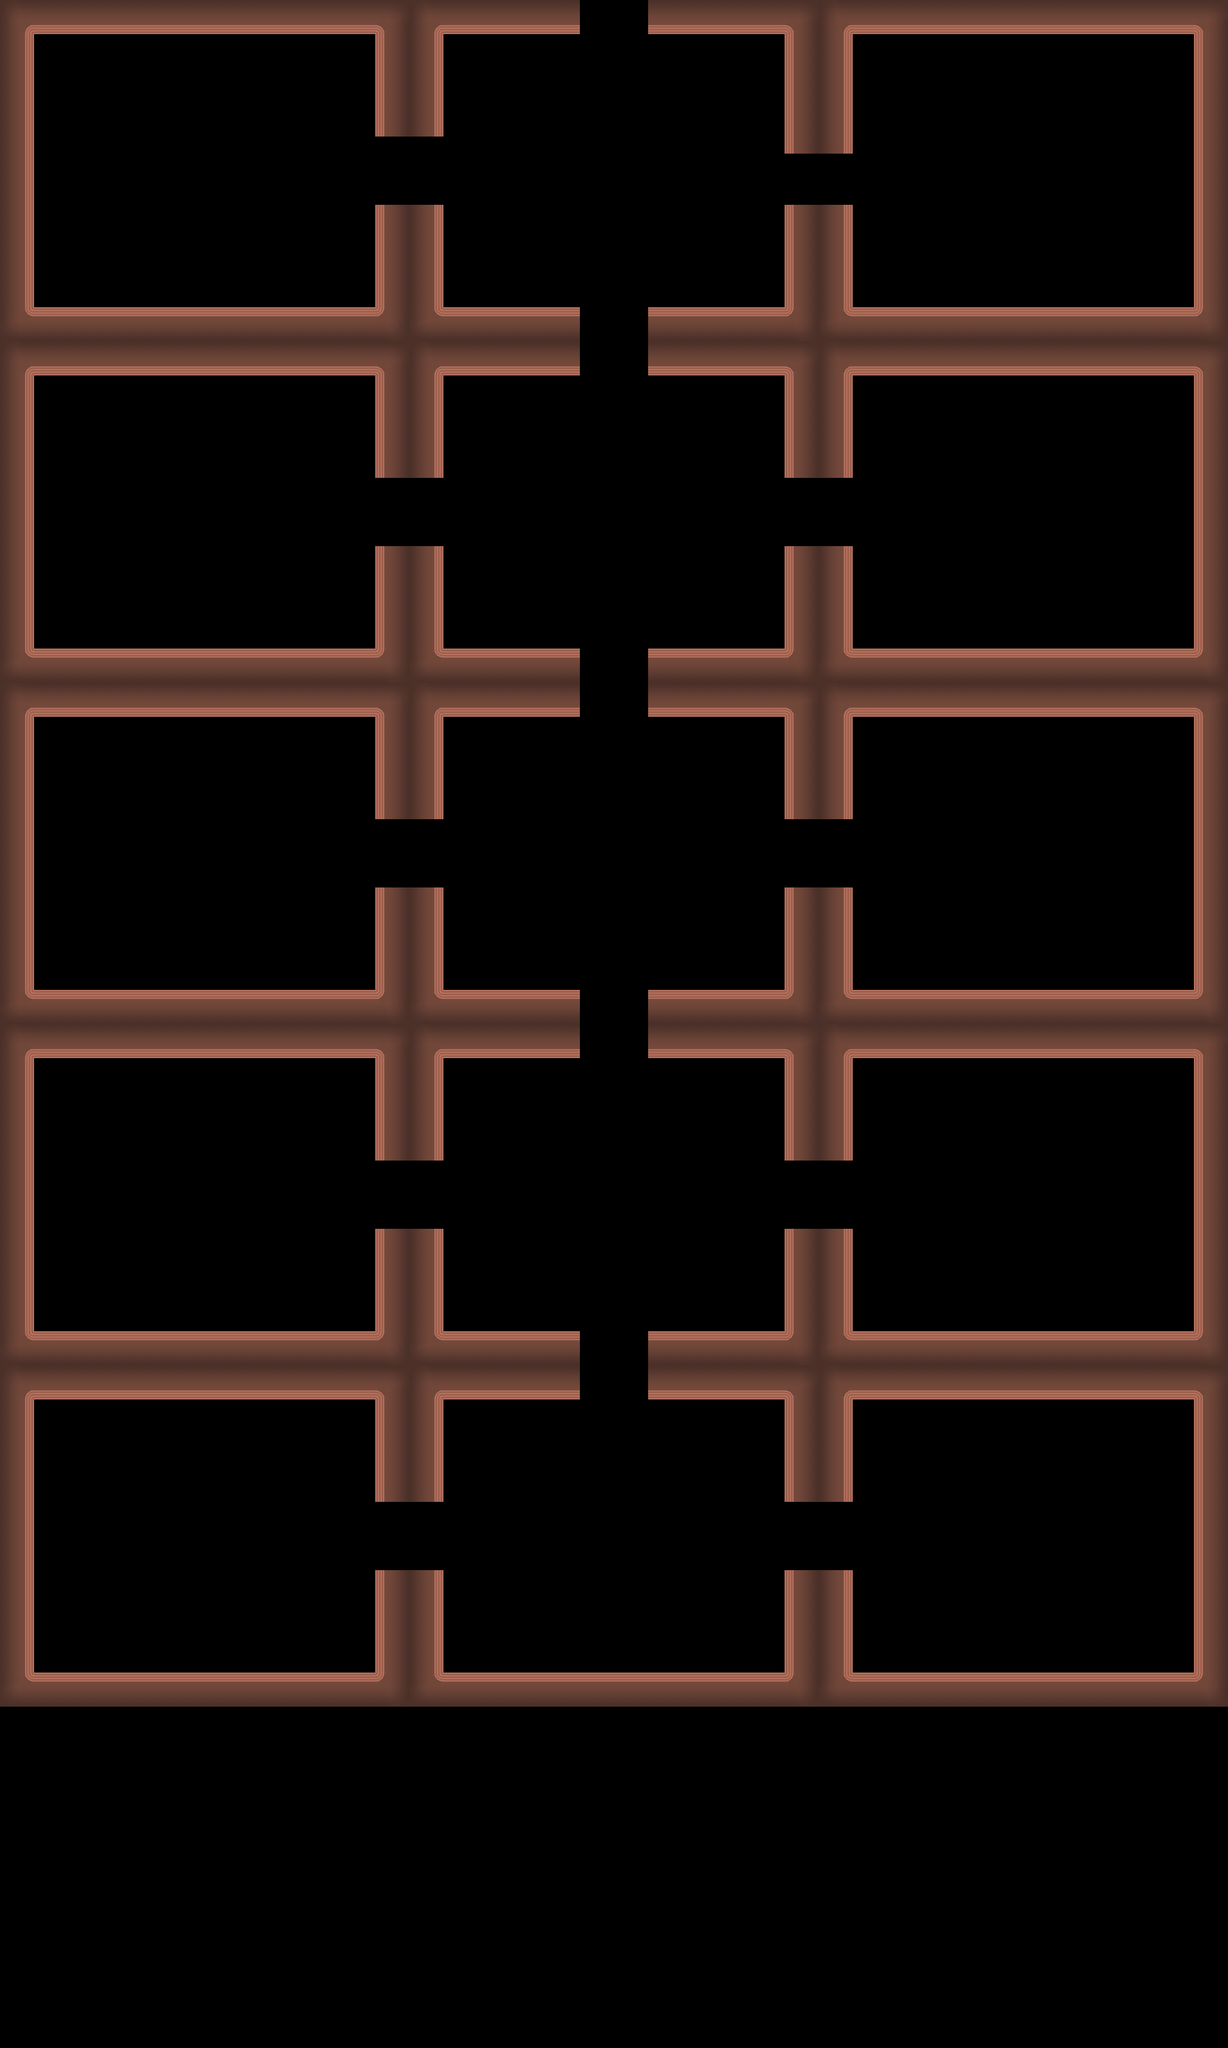

Tiled map render using the project's own tile images. Description and the map definition, with tile-layer contents summarised, below:
An orthogonal 72x120 tile map with 32x32 px tiles, 1 tile layer (Tile Layer 2), 2 tilesets.

<map version="1.5" tiledversion="1.5.0" orientation="orthogonal" renderorder="right-down" width="72" height="120" tilewidth="32" tileheight="32" infinite="0" nextlayerid="4" nextobjectid="110">
 <editorsettings>
  <export format="json" />
 </editorsettings>
 <tileset firstgid="1" name="CSprojecttiles00" tilewidth="64" tileheight="64" tilecount="18" columns="6">
  <image source="CSprojecttiles00.png" width="384" height="192" />
 </tileset>
 <tileset firstgid="19" name="CSprojecttiles00" tilewidth="64" tileheight="64" tilecount="18" columns="6">
  <image source="CSprojecttiles00.png" width="384" height="192" />
 </tileset>
 <layer id="3" name="Tile Layer 2" width="72" height="120">
  <data>[8640 cells, 544 non-empty, 8 distinct tile ids]</data>
 </layer>
</map>
